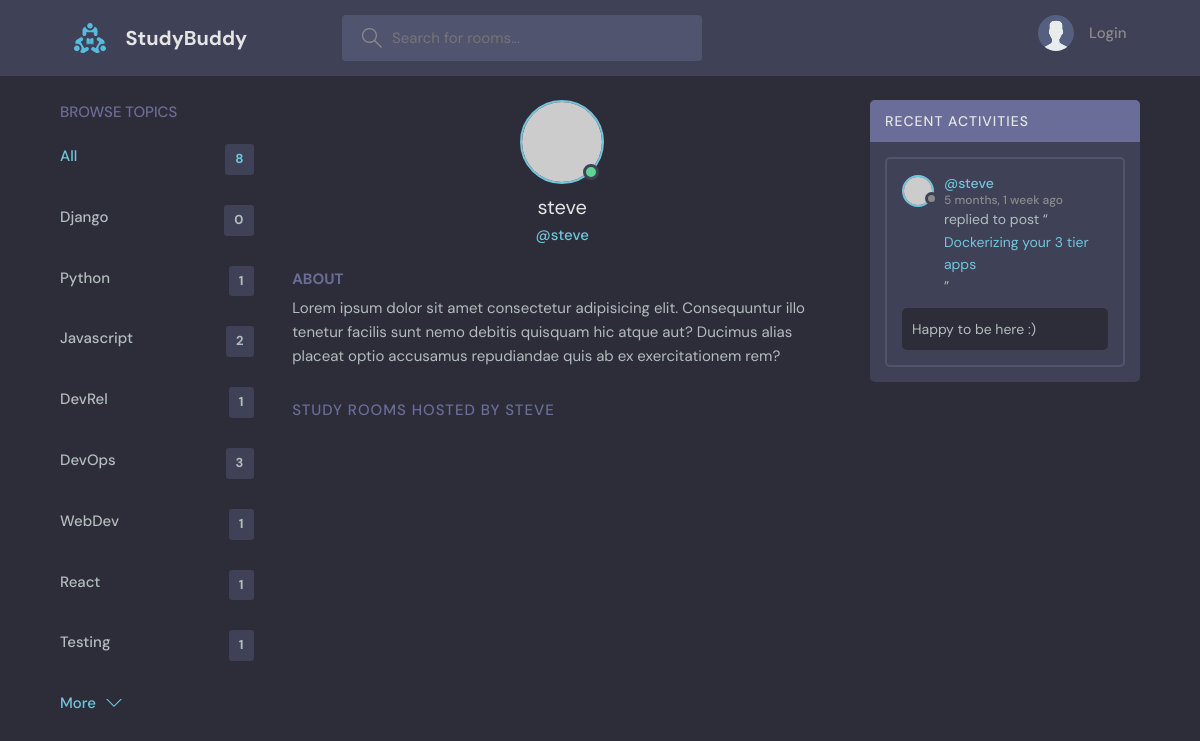
The page /profile/4/ on the database its author committed.
### base/models.py (models this page shows, shortened)
class Topic(models.Model):
    name = models.CharField(max_length=200)

class Message(models.Model):
    user = models.ForeignKey(User, on_delete=models.CASCADE)
    room = models.ForeignKey(Room, on_delete=models.CASCADE)
    body = models.TextField()
    updated = models.DateTimeField(auto_now=True)
    created = models.DateTimeField(auto_now_add=True)
    class Meta:
        ordering = ['-updated', '-created']
    def __str__(self):
        return self.body[0:50]

class Room(models.Model):
   host = models.ForeignKey(User, on_delete=models.SET_NULL, null=True)
   topic = models.ForeignKey(Topic, on_delete=models.SET_NULL, null=True)
   name = models.CharField (max_length=200)
   description = models.TextField(null=True, blank=True)
   participants = models.ManyToManyField(User, related_name='participants', blank=True)      #users active in a room
   updated = models.DateTimeField(auto_now=True)
   created = models.DateTimeField(auto_now_add=True)
   class Meta:
        ordering = ['-updated', '-created']
   def __str__(self):
    return self.name

### base/views.py (the view)
# urls.py: path('profile/<str:pk>/', views.userProfile, name="user-profile"),
def userProfile(request, pk):
    user = User.objects.get(id=pk)
    rooms = user.room_set.all()
    room_messages = user.message_set.all()
    topics = Topic.objects.all()
    context = {'user': user, 'rooms': rooms,
     'room_messages': room_messages, 'topics': topics}
    return render(request, 'base/profile.html', context)

### base/templates/base/profile.html (shortened to what this page needs)
{% extends 'main.html' %}
{% block content %}
<main class="profile-page layout layout--3">
   <div class="container">
      {% include 'base/topics_component.html' %}
      <div class="roomList">
        <div class="profile">
          <div class="profile__avatar">
            <div class="avatar avatar--large active">
              <img src="https://randomuser.me/api/portraits/men/11.jpg" />
            </div>
          </div>
          <div class="profile__info">
            <h3>{{user.username}}</h3>
            <p>@{{user.username}}</p>
          </div>
          <div class="profile__about">
            <h3>About</h3>
            <p>
              Lorem ipsum dolor sit amet consectetur adipisicing elit. Consequuntur illo tenetur
              facilis sunt nemo debitis quisquam hic atque aut? Ducimus alias placeat optio
              accusamus repudiandae quis ab ex exercitationem rem?
            </p>
          </div>
        </div>
        <div class="roomList__header">
          <div>
            <h2>Study Rooms Hosted by {{user.username}}</a>
            </h2>
          </div>
        </div>
      </div>
            {% include 'base/activity_Component.html' %}
    </div>
</main>
{% endblock content %}

### base/templates/base/topics_component.html
<div class="topics">
    <div class="topics__header">
      <h2>Browse Topics</h2>
    </div>
    <ul class="topics__list">
      <li>
        <a href="{% url 'home' %}" class="active">All <span>{{topics.count}}</span></a>
      </li>
      {% for topic in topics %}
      <li>
        <a href="{% url 'home' %}?q={{topic.name}}">{{topic.name}}<span>{{topic.room_set.all.count}}</span></a>
      </li>
      {% endfor %}
    </ul>
    <a class="btn btn--link" href="topics.html">
      More
      <svg
        version="1.1"
        xmlns="http://www.w3.org/2000/svg"
        width="32"
        height="32"
        viewBox="0 0 32 32"
      >
        <title>chevron-down</title>
        <path d="M16 21l-13-13h-3l16 16 16-16h-3l-13 13z"></path>
      </svg>
    </a>
  </div>

### base/templates/base/activity_component.html (shortened to what this page needs)
<div class="activities">
  <div class="activities__header">
    <h2>Recent Activities</h2>
  </div>
  {% for message in room_messages %}
  <div class="activities__box">
    <div class="activities__boxHeader roomListRoom__header">
      <a href="" class="roomListRoom__author">
        <div class="avatar avatar--small">
          <img src="https://randomuser.me/api/portraits/women/11.jpg" />
        </div>
        <p>
          @{{message.user}}
          <span>{{message.created|timesince}} ago</span>
        </p>
      </a>
    </div>
    <div class="activities__boxContent">
      <p>
        replied to post “<a href="{% url 'room' message.room.id %}">{{message.room}}</a>”
      </p>
      <div class="activities__boxRoomContent">
       {{message.body}}
      </div>
    </div>
  </div>
  {% endfor %}
</div>

### rows shown on the page
Topic: name "Django", room_set.all.count "0"
Topic: name "Python", room_set.all.count "1"
Topic: name "Javascript", room_set.all.count "2"
Topic: name "DevRel", room_set.all.count "1"
Topic: name "DevOps", room_set.all.count "3"
Topic: name "WebDev", room_set.all.count "1"
Topic: name "React", room_set.all.count "1"
Topic: name "Testing", room_set.all.count "1"
Message: user "steve", created "5 months, 1 week", room "Dockerizing your 3 tier apps", body "Happy to be here :)"

### other values the page prints
{{ topics.count }} "8"
{{ user.username }} "steve"
{{ user.username }} "STEVE"
